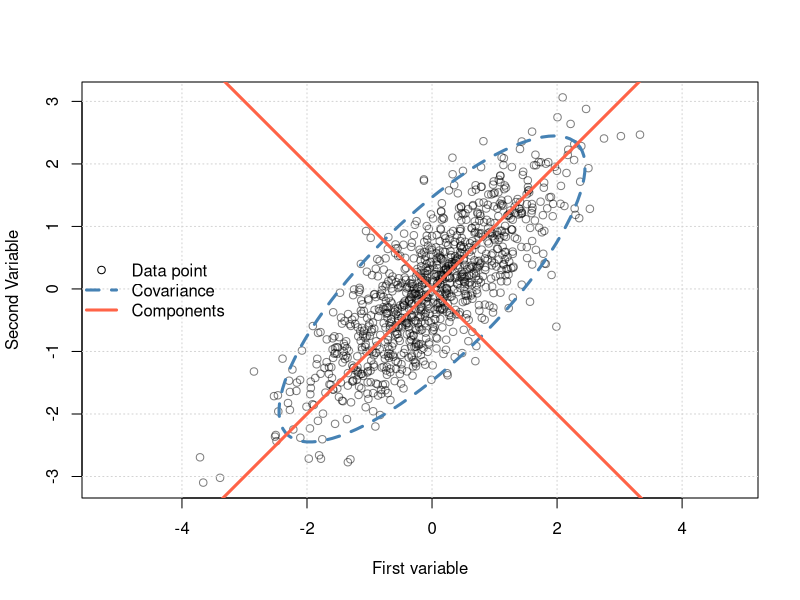

Here is the R script that generated this plot:
## ---- chunk 1
require(ellipse)
require(MASS)
A <- structure(c(1, 0.8, 0.8, 1), .Dim = c(2L, 2L))
x <- mvrnorm(n=1000, mu=c(0,0), Sigma=A, empirical=TRUE)
plot(x, asp=1, xlab="First variable", ylab="Second Variable", col=scales::alpha("black",0.5))
grid()
lines(ellipse(A), lty=2, lwd=3, col="steelblue")
abline(0, 1, col="tomato", lwd=3)
abline(0, -1, col="tomato", lwd=3)
legend("left", c("Data point", "Covariance", "Components"), 
       pch=c(1,NA,NA), lty=c(NA,2,1), lwd=c(NA,3,3), bty="n",
       col=c("black", "steelblue", "tomato"))
